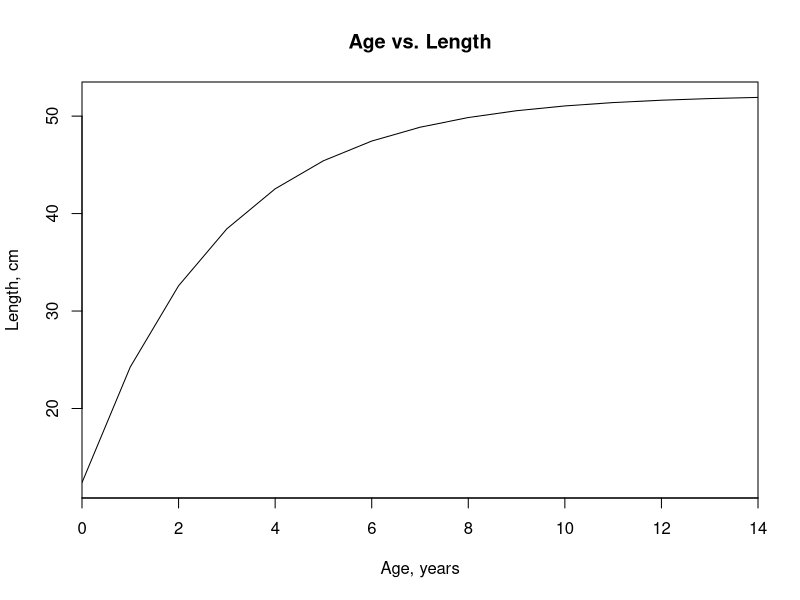
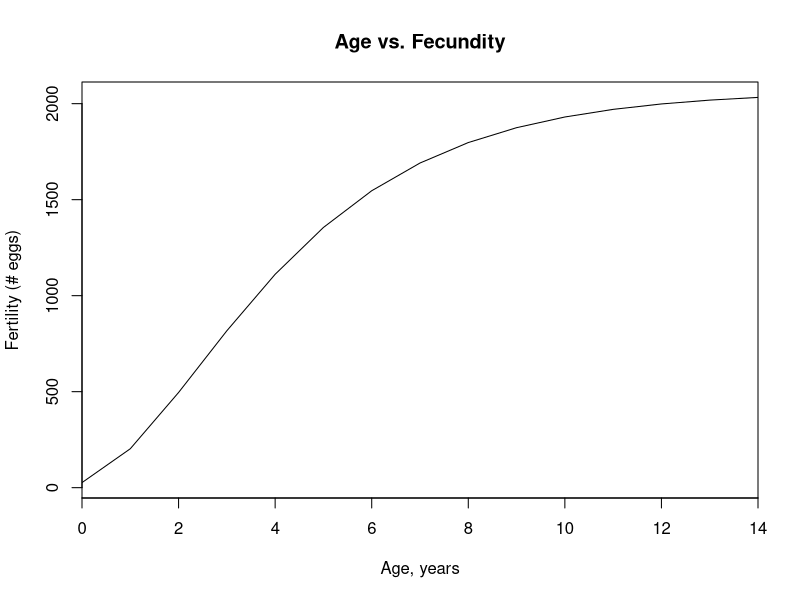

Source code (R) for these figures, in order:
## ---- chunk 1
ages <- 14 #max age class
gamma <- 0.5 #proportion of settling larvae that survive the first year
ext <- 100000 #number of externally supplied larvae
e.vec <- c(1,rep(0,(ages))) #allows addition of external larvae to the matrix
ret <- 0.5 #proportion of locally produced larvae that return (self-seeding proportion)
p.vec <- rep(0.863,ages+1) #survivorship vector (p.vec[i] is the survival from age i-1 to i)

#Von Bertalanffy parameters
Linf <- 52.2 #L infinity, asymptotic length
K <- 0.354 #growth rate
t0 <- -0.766 #theoretical age at zero length
vb <- c(Linf, K, t0) #concatenated 3 V-B growth params

#Fecundity/fertility/length relationship
f1 <- 0.0129
f2 <- 3.03
## ---- chunk 2
vb.growth <- function(age.vec,vb)  { 
  ## function that takes an age vector and a vector of V-B params, c(Linf, K, t0)
  ## returns a vector of lengths
  lengths <- sapply(age.vec, function(x) vb[1]*(1-exp(-vb[2]*(x-vb[3]))))
  return(lengths)
  }

## with our parameters:
l.vec <- vb.growth(age.vec=0:ages,vb=vb) #vector of lengths (to be used later)
plot(0:ages,l.vec,main="Age vs. Length",type='l',xlab='Age, years',ylab='Length, cm',
     xaxs='i')
## ---- chunk 3
fert <- function(l.vec,f1,f2) {
  ## function that takes two parameters and a vector of lengths to estimate fertility
  ## from Armstrong (2002) and Sadovy (1996)
  f <- sapply(l.vec, function(x) f1*x^f2)
  return(f)
}

# with our parameters:
f.vec <- fert(l.vec=l.vec,f1=f1,f2=f2)
plot(0:ages,f.vec,main="Age vs. Fecundity",type='l',xlab='Age, years',ylab='Fertility (# eggs)',
     xaxs='i')
